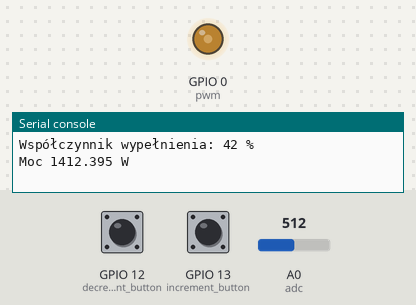
The program below on a simulated ESP8266 board running MicroPython. Shown: output pins drawn as LEDs (lit = HIGH), the last lines printed to the serial console. The inputs (shaded band) are chosen by the test bench; at power-on: A0 (adc) = 512, GPIO 12 (decrement_button) HIGH, GPIO 13 (increment_button) HIGH (analog values on the 0–1023 scale).

Above: at 1.2 s.
1.3 s: A0 (adc) set to 306
At 7.54 s:
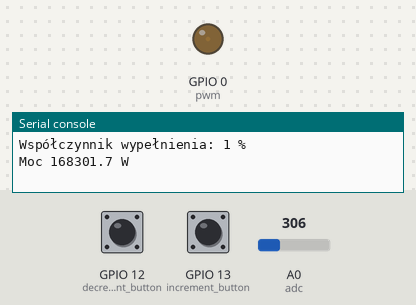
Timing chart, 0 to 10.3 s (numbered marks = the images above; inputs shaded):
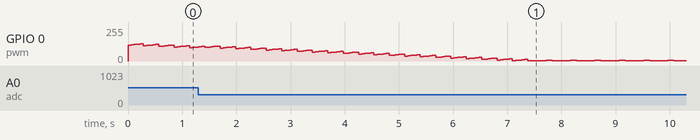

The program:

main8266.py
```python
from machine import ADC, Pin, PWM
from time import sleep
from math import sqrt

adc = ADC(0)

increment_button = Pin(13, Pin.IN, Pin.PULL_UP)
decrement_button = Pin(12, Pin.IN, Pin.PULL_UP)

pwm = PWM(Pin(0))
pwm.freq(5000)

def change_of_fill_factor():
    global fill_value

    if increment_button.value() == 0:
        if fill_value < 100:
            fill_value = fill_value + 1
    if decrement_button.value() == 0:
        if fill_value > 1:
            fill_value = fill_value - 1

    print('Współczynnik wypełnienia:', fill_value, '%')

def current_value():
    mA_per_bit = 31.03
    reference_adc_value = 813
    reference_adc_diff = reference_adc_value - kalman_filter(adc.read())

    n_factor = fill_value / 100

    average_current_value = mA_per_bit * reference_adc_diff
    max_current_value = average_current_value / n_factor
    effective_current_value = sqrt(n_factor) * max_current_value

    #average_voltage_value =  (average_current_value * resistance) / 1000
    #max_voltage_value = (max_current_value * resistance) / 1000
    #effective_voltage_value = (effective_current_value * resistance) / 1000

    return effective_current_value

    #print('Wartość średnia prądu:', average_current_value, 'mA')
    #print('Wartość maksymalna prądu', max_current_value, 'mA')
    #print('Wartość skuteczna prądu', effective_current_value, 'mA')
    #print('Wartość średnia napięcia', average_voltage_value, 'V')
    #print('Wartość masymalna napięcia', max_voltage_value, 'V')
    #print('Wartość skuteczna napięcia', effective_voltage_value, 'V')


def power_value():
    resistance = 6.8
    power_value = ((current_value() / 1000) ** 2) * resistance

    return power_value

def MPPT_algorithm():
    global fill_value

    fill_value_array = []
    power_value_array = []
    old_power_value = 0
    cell_number = 0

    for fill_value_counter in range(0, 5):
        fill_value_array.append(fill_value - 2 + fill_value_counter)

        if fill_value_array[fill_value_counter] < 2:
            fill_value_array[fill_value_counter] = 1
        elif fill_value_array[fill_value_counter] > 99:
            fill_value_array[fill_value_counter] = 100

    for power_value_counter in range(0, 5):
        fill_value = fill_value_array[power_value_counter]
        pwm.duty(fill_value * 10)
        for kalman_wait in range(0, 100):
            power_value()
            if kalman_wait == 99:
                power_value_array.append(power_value())

    for highest_value_counter in range(0, 5):
        current_power_value = power_value_array[highest_value_counter]

        if current_power_value > old_power_value:
            cell_number = highest_value_counter
            old_power_value = current_power_value
        else:
            old_power_value = current_power_value

    fill_value = fill_value_array[cell_number]
    pwm.duty(fill_value * 10)
    fill_value_array.clear()
    power_value_array.clear()

def kalman_filter(adc_value):
    global kalman_adc_old
    global P1
    global Q
    global R
    global Kg
    global P

    NowData =  adc_value
    LastData = kalman_adc_old
    P = P1 + Q
    Kg = P / (P + R)
    kalman_adc = LastData + Kg * (NowData - kalman_adc_old)
    P1 = (1 - Kg) * P
    P = P1
    kalman_adc_old = kalman_adc

    return kalman_adc

fill_value = 50
#-------------------Kalman's settings
kalman_adc_old = 0
P1 = 0
Q = 0.1    #0.0003
R = 5
Kg = 0
P = 1
#-------------------

while True:
    MPPT_algorithm()
    print('adc read', adc.read())
    change_of_fill_factor()
    print('Moc', power_value(), 'W')
    print(' ')
    #sleep(0.1)
```
